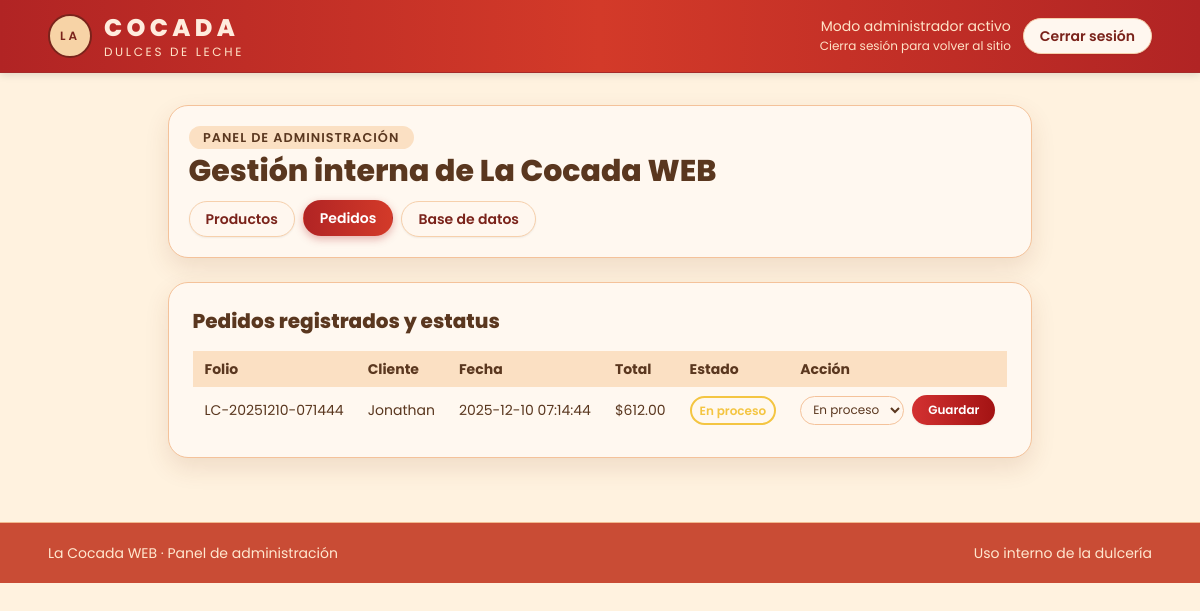
The page /tienda.php?vista=pedidos (signed in) on the database its author committed.
### tables this page shows
CREATE TABLE `pedidos` (
  `id` int(11) NOT NULL,
  `folio` varchar(30) NOT NULL,
  `cliente` varchar(100) NOT NULL,
  `telefono` varchar(20) NOT NULL,
  `domicilio` varchar(255) NOT NULL DEFAULT '',
  `metodo_pago` varchar(30) NOT NULL,
  `comentarios` text DEFAULT NULL,
  `fecha` datetime NOT NULL,
  `total` decimal(10,2) NOT NULL,
  `estado` enum('En proceso','En envío','Entregado') NOT NULL DEFAULT 'En proceso'
);

### tienda.php (the view, shortened to what this page needs)
<?php
$adminAutenticado = isset($_SESSION['admin']) && $_SESSION['admin'] === true;
$errorLogin = false;
$vista = 'productos';
$pedidos = [];
if ($adminAutenticado) {
    require_once 'db.php';
    if (isset($_GET['vista']) && in_array($_GET['vista'], ['productos', 'pedidos', 'basedatos'], true)) {
        $vista = $_GET['vista'];
    }
    $resultPed = $mysqli->query('SELECT id, folio, cliente, fecha, total, estado FROM pedidos ORDER BY id DESC');
    if ($resultPed) {
        while ($row = $resultPed->fetch_assoc()) {
            $pedidos[] = $row;
        }
    }
}
?>
<!DOCTYPE html>
<html lang="es">
<head>
  <script src="https://cdn.tailwindcss.com"></script>
  <link rel="stylesheet" href="cocada.css">
</head>
<body class="bg-[var(--c-bg)] min-h-screen flex flex-col">
  <header class="sticky top-0 z-30 barra-principal">
    <div class="max-w-6xl mx-auto px-4 sm:px-6 py-3 flex items-center gap-3 flex-wrap">
      <a href="index.html" class="flex items-center gap-3">
        <div class="w-11 h-11 rounded-full bg-[#f7d3a6] border-2 border-[#7a231b] grid place-content-center">
          <span class="text-xs tracking-[0.25em] text-[#7a231b] font-semibold">LA</span>
        </div>
        <div class="flex flex-col leading-tight">
          <span class="text-xl sm:text-2xl font-extrabold text-[#ffecdd] tracking-[0.18em] uppercase">
            Cocada
          </span>
          <span class="text-[0.7rem] sm:text-xs text-[#ffe3c7] tracking-[0.22em] uppercase">
            Dulces de leche
          </span>
        </div>
      </a>
      <div class="ml-auto flex items-center gap-3">
        <?php if ($adminAutenticado): ?>
          <div class="text-xs sm:text-sm text-[#ffe3c7] text-right leading-tight">
            <div>Modo administrador activo</div>
            <div class="text-[0.75rem]">Cierra sesión para volver al sitio</div>
          </div>
          <form action="cerrar_sesion.php" method="post">
            <button class="boton boton-outline text-xs sm:text-sm">Cerrar sesión</button>
          </form>
        <?php else: ?>
          <div class="text-xs sm:text-sm text-[#ffe3c7]">
            Modo administrador
          </div>
        <?php endif; ?>
      </div>
    </div>
  </header>
<?php if (!$adminAutenticado): ?>
  <main class="flex-1 max-w-6xl mx-auto px-4 sm:px-6 py-10 flex items-center justify-center">
    <div class="card w-full max-w-sm mx-4 p-5 sm:p-6 space-y-4">
      <div class="space-y-1 text-center">
        <p class="badge inline-block">Acceso restringido</p>
        <h2 class="text-lg sm:text-xl font-extrabold text-[var(--c-cafe)] tracking-[0.04em]">
          Ingreso al modo administrador
        </h2>
      </div>
      <form method="post" class="space-y-3">
        <div class="space-y-1">
          <label for="passwordInput" class="text-xs sm:text-sm text-[#5a371f]">
            Contraseña de administrador
          </label>
          <input
            id="passwordInput"
            name="password"
            type="password"
            required
            class="w-full border border-[#f4c29a] rounded-full px-3 py-2 text-sm bg-[#fff7ef] text-[#5a371f] placeholder:text-[#b58157] focus:outline-none focus:ring-2 focus:ring-[#f3a766]"
            placeholder="Escribe la contraseña"
          />
        </div>
        <?php if ($errorLogin): ?>
          <p class="text-xs text-red-700">Contraseña incorrecta. Inténtalo de nuevo.</p>
        <?php endif; ?>
        <button type="submit" class="boton boton-primario w-full justify-center text-sm">
          Entrar
        </button>
      </form>
    </div>
  </main>
<?php else: ?>
  <main class="max-w-6xl mx-auto px-4 sm:px-6 py-8 space-y-6">
    <section class="card p-4 sm:p-5 space-y-3">
      <div class="flex flex-wrap items-center justify-between gap-3">
        <div class="space-y-1">
          <span class="badge">Panel de administración</span>
          <h1 class="text-2xl sm:text-3xl font-extrabold text-[var(--c-cafe)]">
            Gestión interna de La Cocada WEB
          </h1>
        </div>
      </div>
      <div class="flex flex-wrap gap-2 mt-2">
        <a href="tienda.php?vista=productos"
          class="boton boton-outline text-xs sm:text-sm <?php echo $vista === 'productos' ? 'tab-activa' : ''; ?>">
          Productos
        </a>
        <a href="tienda.php?vista=pedidos"
          class="boton boton-outline text-xs sm:text-sm <?php echo $vista === 'pedidos' ? 'tab-activa' : ''; ?>">
          Pedidos
        </a>
        <a href="tienda.php?vista=basedatos"
          class="boton boton-outline text-xs sm:text-sm <?php echo $vista === 'basedatos' ? 'tab-activa' : ''; ?>">
          Base de datos
        </a>
      </div>
    </section>
    <?php if ($vista === 'pedidos'): ?>
      <section class="card p-5 sm:p-6 space-y-4 text-sm">
        <h2 class="text-lg sm:text-xl font-extrabold text-[var(--c-cafe)]">
          Pedidos registrados y estatus
        </h2>
        <div class="overflow-x-auto mt-3">
          <table class="min-w-full text-xs sm:text-sm text-left text-[#5a371f]">
            <thead class="bg-[#fbe0c3] text-[#5a371f]">
              <tr>
                <th class="px-3 py-2">Folio</th>
                <th class="px-3 py-2">Cliente</th>
                <th class="px-3 py-2">Fecha</th>
                <th class="px-3 py-2">Total</th>
                <th class="px-3 py-2">Estado</th>
                <th class="px-3 py-2">Acción</th>
              </tr>
            </thead>
            <tbody class="bg-[#fff8f0] divide-y divide-[#f4c29a]">
              <?php if (count($pedidos) === 0): ?>
                <tr>
                  <td colspan="6" class="px-3 py-3 text-center text-[#704127]">
                    Todavía no hay pedidos registrados.
                  </td>
                </tr>
              <?php else: ?>
                <?php foreach ($pedidos as $ped): ?>
                  <?php
                    $estado = $ped['estado'];
                    $color = "#f4c542";
                  ?>
                  <tr>
                    <td class="px-3 py-2"><?php echo htmlspecialchars($ped['folio']); ?></td>
                    <td class="px-3 py-2"><?php echo htmlspecialchars($ped['cliente']); ?></td>
                    <td class="px-3 py-2"><?php echo htmlspecialchars($ped['fecha']); ?></td>
                    <td class="px-3 py-2">$<?php echo number_format($ped['total'],2); ?></td>
                    <td class="px-3 py-2">
                      <span style="border:2px solid <?php echo $color; ?>; color:<?php echo $color; ?>;"
                            class="px-2 py-1 rounded-full text-xs font-semibold">
                        <?php echo htmlspecialchars($estado); ?>
                      </span>
                    </td>
                    <td class="px-3 py-2">
                      <form method="post" class="flex items-center gap-2">
                        <select name="estado"
                                class="border border-[#f4c29a] rounded-full px-2 py-1 bg-[#fff7ef] text-xs">
                          <option value="En proceso"  <?php echo $estado==='En proceso'  ? 'selected' : ''; ?>>En proceso</option>
                        </select>
                        <button class="boton boton-primario text-xs">Guardar</button>
                      </form>
                    </td>
                  </tr>
                <?php endforeach; ?>
              <?php endif; ?>
            </tbody>
          </table>
        </div>
      </section>
    <?php endif; ?>
  </main>
<?php endif; ?>
  <footer class="mt-8 border-t border-[#f1b98f] bg-[#c94c35]">
    <div class="max-w-6xl mx-auto px-4 sm:px-6 py-5 text-xs sm:text-sm text-[#ffe7cf] flex flex-col md:flex-row items-center justify-between gap-2">
      <span>La Cocada WEB · Panel de administración</span>
      <span>Uso interno de la dulcería</span>
    </div>
  </footer>
</body>
</html>

### cocada.css (style rules this page uses)
:root { --c-bg: #fff2df; --c-barra: #c94c35; --c-guinda: #7a231b; --c-cafe: #5a371f; --c-card: #fff8f0; --c-borde: #f4c29a; }
header + main { margin-top: 0; padding-top: 0; }
body { font-family: 'Poppins', sans-serif; background-color: var(--c-bg); font-size: 15px; }
.boton { padding: 0.45rem 1rem; border-radius: 9999px; box-shadow: 0 1px 2px rgba(0,0,0,.06); transition: transform .05s ease, box-shadow .1s ease, background-color .1s ease, color .1s ease, border-color .1s ease; display: inline-flex; align-items: center; gap: 0.3rem; font-weight: 600; font-size: 0.9rem; }
.boton-primario { background: linear-gradient(90deg, #D33131, #A31313); color: #fff; border: none; }
.boton-outline { border: 1px solid #f6d0ac; background-color: #fff7ef; color: var(--c-guinda); }
.card { background-color: var(--c-card); border-radius: 1.25rem; border: 1px solid var(--c-borde); box-shadow: 0 10px 25px rgba(121, 54, 22, 0.12); }
.badge { border-radius: 9999px; padding: 0.2rem 0.9rem; font-size: 0.8rem; background-color: #fbe0c3; color: var(--c-cafe); font-weight: 600; letter-spacing: 0.08em; text-transform: uppercase; }
.tab-activa { background: linear-gradient(90deg, #B12424, #D33A29); color: white !important; border-color: transparent !important; box-shadow: 0 3px 8px rgba(179, 40, 40, 0.35); transform: translateY(-1px); }
.barra-principal { border-bottom: 1px solid #A52A2A; background: linear-gradient(90deg,#B12424,#D33A29,#B12424); box-shadow: 0 2px 8px rgba(0,0,0,0.12); }

### rows shown on the page
pedidos: folio "LC-20251210-071444", cliente "Jonathan", fecha "2025-12-10 07:14:44", total "612.00", estado "En proceso"
